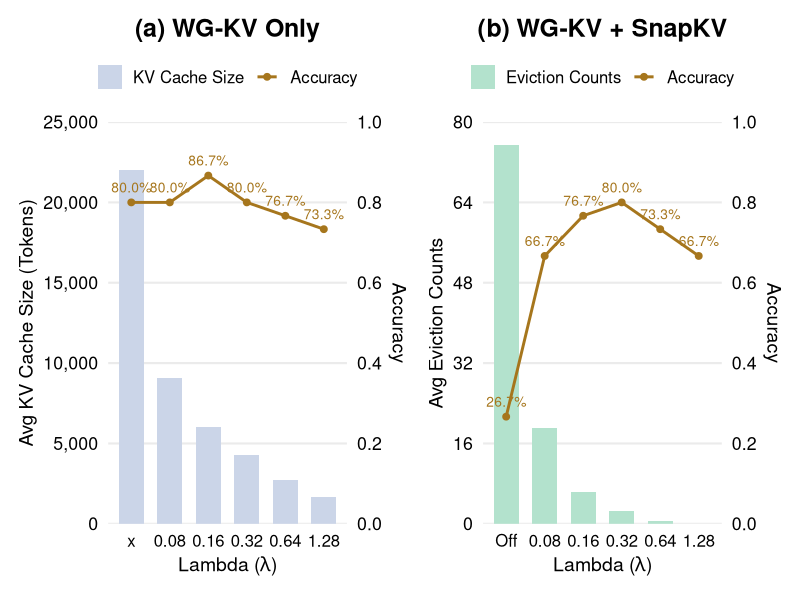

Here is the R script that generated this plot:
library(tidyverse)
library(patchwork)

make_bar_line_plot <- function(data, metric_col, left_label, title, bar_fill, bar_legend_label, left_ticks) {
  scale_factor <- max(left_ticks)

  data <- data %>%
    mutate(
      accuracy_scaled = accuracy * scale_factor,
      accuracy_label = scales::label_percent(accuracy = 0.1)(accuracy)
    )

  ggplot(data, aes(x = lambda)) +
    geom_col(
      aes(y = .data[[metric_col]], colour = bar_legend_label),
      width = 0.65,
      fill = bar_fill,
      linewidth = 0
    ) +
    geom_line(
      aes(y = accuracy_scaled, colour = "Accuracy", group = 1),
      linewidth = 1
    ) +
    geom_point(
      aes(y = accuracy_scaled, colour = "Accuracy"),
      size = 2
    ) +
    geom_text(
      aes(y = accuracy_scaled, label = accuracy_label, colour = "Accuracy"),
      vjust = -1,
      size = 3.5,
      show.legend = FALSE
    ) +
    scale_colour_manual(
      values = c(setNames(bar_fill, bar_legend_label), Accuracy = "#a6761d"),
      breaks = c(bar_legend_label, "Accuracy"),
      name = NULL
    ) +
    scale_y_continuous(
      name = left_label,
      limits = c(0, scale_factor),
      breaks = left_ticks,
      labels = scales::label_number(accuracy = 1, big.mark = ","),
      expand = expansion(mult = c(0, 0)),
      sec.axis = sec_axis(
        ~ . / scale_factor,
        name = "Accuracy",
        breaks = seq(0, 1, 0.2),
        labels = scales::label_number(accuracy = 0.1)
      )
    ) +
    labs(
      x = expression(paste("Lambda (", lambda, ")")),
      title = title
    ) +
    theme_minimal(base_size = 16) +
    theme(
      plot.title = element_text(size = 18, hjust = 0.5, face = "bold"),
      axis.title.x = element_text(size = 14),
      axis.title.y.left = element_text(size = 14, color = "black"),
      axis.text.y.left = element_text(color = "black"),
      axis.title.y.right = element_text(size = 14, color = "black"),
      axis.text.y.right = element_text(color = "black"),
      axis.text.x = element_text(size = 12, colour = "black"),
      legend.position = "top",
      legend.text = element_text(size = 12),
      panel.grid.minor = element_blank(),
      panel.grid.major.x = element_blank()
    )
}

plot_a <- read_csv("data/snapkv_no.csv") %>%
  mutate(lambda = fct_inorder(lambda)) %>%
  make_bar_line_plot(
    "avg_kv",
    "Avg KV Cache Size (Tokens)",
    "(a) WG-KV Only",
    "#cbd5e8",
    "KV Cache Size",
    c(0, 5000, 10000, 15000, 20000, 25000)
  )

plot_b <- read_csv("data/snapkv_4096.csv") %>%
  mutate(lambda = fct_inorder(lambda)) %>%
  make_bar_line_plot(
    "num_evict",
    "Avg Eviction Counts",
    "(b) WG-KV + SnapKV",
    "#b3e2cd",
    "Eviction Counts",
    c(0, 16, 32, 48, 64, 80)
  )

fig <- plot_a + plot_b + plot_layout(ncol = 2)

ggsave("snapkv.pdf", fig, width = 9, height = 4, units = "in")
